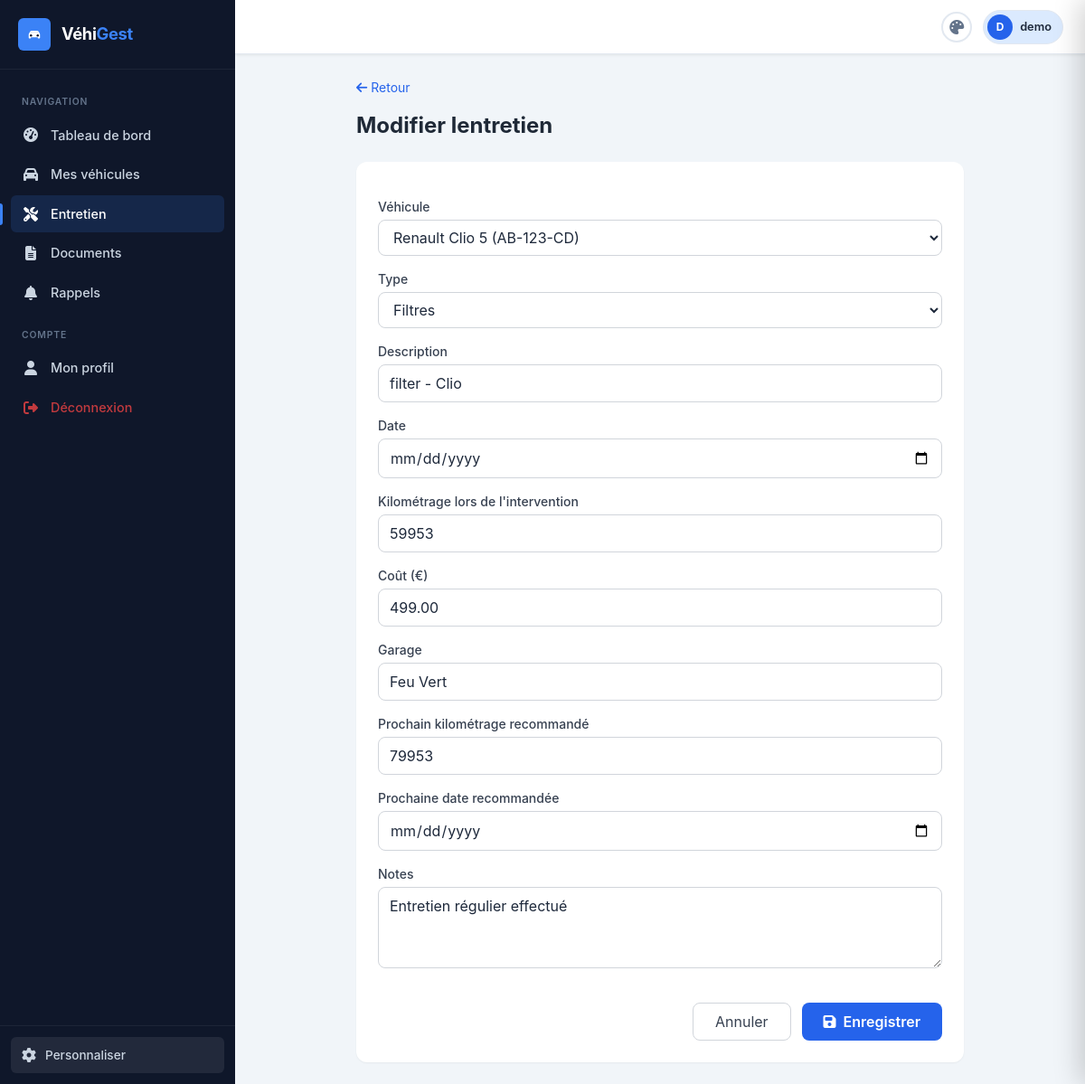
Screenshot of /entretien/4/modifier/ (signed in) with the database file from the repository.
### maintenance/models.py (models this page shows, shortened)
class MaintenanceRecord(models.Model):
    class MaintenanceType(models.TextChoices):
        OIL_CHANGE = 'oil_change', 'Vidange'
        BRAKE = 'brake', 'Freins'
        TIRE = 'tire', 'Pneus'
        BELT = 'belt', 'Courroie de distribution'
        BATTERY = 'battery', 'Batterie'
        FILTER = 'filter', 'Filtres'
        CLUTCH = 'clutch', 'Embrayage'
        SUSPENSION = 'suspension', 'Suspension'
        EXHAUST = 'exhaust', 'Échappement'
        ELECTRIC = 'electric', 'Système électrique'
        AIR_CONDITIONING = 'air_conditioning', 'Climatisation'
        TIMING_BELT = 'timing_belt', 'Distribution'
        COOLING = 'cooling', 'Refroidissement'
        OTHER = 'other', 'Autre'
    vehicle = models.ForeignKey(Vehicle, on_delete=models.CASCADE, related_name='maintenance_records', verbose_name='Véhicule')
    maintenance_type = models.CharField('Type', max_length=30, choices=MaintenanceType.choices)
    description = models.CharField('Description', max_length=200, blank=True)
    date = models.DateField('Date')
    mileage_at_service = models.IntegerField('Kilométrage lors de l\'intervention')
    cost = models.DecimalField('Coût (€)', max_digits=10, decimal_places=2, null=True, blank=True)
    garage_name = models.CharField('Garage', max_length=200, blank=True)
    next_due_mileage = models.IntegerField('Prochain kilométrage recommandé', null=True, blank=True)
    next_due_date = models.DateField('Prochaine date recommandée', null=True, blank=True)
    notes = models.TextField('Notes', blank=True)
    created_at = models.DateTimeField(auto_now_add=True)
    updated_at = models.DateTimeField(auto_now=True)
    class Meta:
        verbose_name = 'Entretien'
        verbose_name_plural = 'Entretiens'
        ordering = ['-date']

### maintenance/views.py (the view)
# urls.py: path('<int:pk>/modifier/', views.maintenance_update, name='update'),
@login_required
def maintenance_update(request, pk):
    record = get_object_or_404(MaintenanceRecord, pk=pk, vehicle__user=request.user)
    if request.method == 'POST':
        form = MaintenanceForm(user=request.user, data=request.POST, instance=record)
        if form.is_valid():
            form.save()
            messages.success(request, 'Entretien modifié avec succès !')
            return redirect('maintenance:list')
    else:
        form = MaintenanceForm(user=request.user, instance=record)
    return render(request, 'maintenance/form.html', {'form': form, 'title': 'Modifier lentretien'})

### vehicles/models.py (called while the page is built)
    def __str__(self):
        return f"{self.brand} {self.model} ({self.registration_number or 'Sans plaque'})"

### maintenance/templates/maintenance/form.html (shortened to what this page needs)
{% extends "base.html" %}
{% block content %}
<div class="max-w-2xl mx-auto">
    <a href="{% url 'maintenance:list' %}" class="text-blue-600 hover:underline text-sm mb-4 inline-block"><i class="fas fa-arrow-left mr-1"></i>Retour</a>
    <h1 class="text-2xl font-bold text-gray-800 mb-6">{{ title }}</h1>
    <div class="bg-white rounded-xl shadow-sm p-6">
        <form method="post" class="space-y-4">
            {% for field in form %}
            <div>
                <label class="block text-sm font-medium text-gray-700 mb-1">{{ field.label }}</label>
                {{ field }}
            </div>
            {% endfor %}
            <div class="flex justify-end gap-3 pt-4">
                <a href="{% url 'maintenance:list' %}" class="px-6 py-2 border border-gray-300 rounded-lg text-gray-700 hover:bg-gray-50 transition">Annuler</a>
                <button type="submit" class="bg-blue-600 text-white px-6 py-2 rounded-lg font-semibold hover:bg-blue-700 transition">
                    <i class="fas fa-save mr-2"></i>Enregistrer
                </button>
            </div>
        </form>
    </div>
</div>
{% endblock %}

### templates/base.html (shortened to what this page needs)
<!DOCTYPE html>
{% load static %}
<html lang="fr" data-theme="light" data-sidebar-style="standard" data-sidebar-color="default" data-font-size="medium">
<head>
    <script src="https://cdn.tailwindcss.com"></script>
    <link rel="stylesheet" href="https://cdnjs.cloudflare.com/ajax/libs/font-awesome/6.5.1/css/all.min.css">
</head>
<body>
    {% if user.is_authenticated %}
    <div class="app-layout">
        <aside class="sidebar" id="sidebar">
            <div class="sidebar-header">
                <div class="sidebar-logo-icon">
                </div>
                <span class="sidebar-brand">Véhi<span>Gest</span></span>
            </div>
            <nav class="sidebar-nav">
                <div class="sidebar-section-title">Navigation</div>
                <a href="{% url 'dashboard:home' %}" class="sidebar-link {% if request.resolver_match.app_name == 'dashboard' %}active{% endif %}">
                    <i class="fas fa-tachometer-alt"></i>
                    <span class="link-text">Tableau de bord</span>
                </a>
                <a href="{% url 'vehicles:list' %}" class="sidebar-link {% if request.resolver_match.app_name == 'vehicles' %}active{% endif %}">
                    <i class="fas fa-car"></i>
                    <span class="link-text">Mes véhicules</span>
                </a>
                <a href="{% url 'maintenance:list' %}" class="sidebar-link {% if request.resolver_match.app_name == 'maintenance' %}active{% endif %}">
                    <i class="fas fa-tools"></i>
                    <span class="link-text">Entretien</span>
                </a>
                <a href="{% url 'documents:list' %}" class="sidebar-link {% if request.resolver_match.app_name == 'documents' %}active{% endif %}">
                    <i class="fas fa-file-alt"></i>
                    <span class="link-text">Documents</span>
                </a>
                <a href="{% url 'notifications:reminders' %}" class="sidebar-link {% if request.resolver_match.app_name == 'notifications' %}active{% endif %}">
                    <i class="fas fa-bell"></i>
                    <span class="link-text">Rappels</span>
                </a>
                <div class="sidebar-section-title">Compte</div>
                <a href="{% url 'accounts:profile' %}" class="sidebar-link">
                    <i class="fas fa-user"></i>
                    <span class="link-text">Mon profil</span>
                </a>
                <a href="{% url 'accounts:logout' %}" class="sidebar-link" style="color:rgba(239,68,68,0.8)">
                    <i class="fas fa-sign-out-alt"></i>
                    <span class="link-text">Déconnexion</span>
                </a>
            </nav>
            <div class="sidebar-footer">
                <button class="settings-btn" onclick="openSettings()">
                    <i class="fas fa-cog"></i>
                    <span>Personnaliser</span>
                </button>
            </div>
        </aside>
        <div class="app-content">
            <header class="topbar">
                <div class="topbar-right">
                    <button onclick="openSettings()" class="theme-btn" title="Personnaliser" style="width:34px;height:34px;border-color:var(--border-color)">
                        <i class="fas fa-palette"></i>
                    </button>
                    <div style="display:flex;align-items:center;gap:8px;padding:4px 12px 4px 4px;border-radius:50px;background:var(--accent-light);border:1px solid var(--border-color)">
                        <div style="width:28px;height:28px;border-radius:50%;background:var(--accent);display:flex;align-items:center;justify-content:center;color:#fff;font-size:0.75rem;font-weight:700">
                            {{ user.username|first|upper }}
                        </div>
                        <span style="font-size:0.8rem;font-weight:600;color:var(--text-primary)">{{ user.username }}</span>
                    </div>
                </div>
            </header>
            <main class="main-area">
                {% block content %}{% endblock %}
            </main>
        </div>
    </div>
    {% else %}
    <main class="min-h-screen" style="background:var(--bg-body)">
        {% block auth_content %}{% endblock %}
    </main>
    {% endif %}
</body>
</html>

### rows the page displays
MaintenanceRecord: form "Renault Clio 5 (AB-123-CD)" "Filtres" "filter - Clio" "59953" "499.00" "Feu Vert" "79953" "Entretien régulier effectué"

### other values shown
{{ user.username|first|upper }} "D"
{{ user.username }} "demo"
{{ title }} "Modifier lentretien"
{{ field.label }} "Véhicule" "Type" "Description" "Date" "Kilométrage lors de l'intervention" "Coût (€)" "Garage" "Prochain kilométrage recommandé" "Prochaine date recommandée" "Notes"
